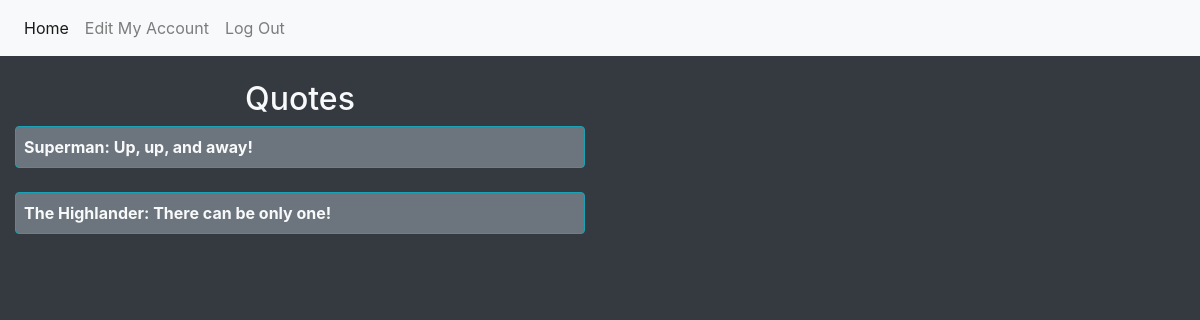
/user/2, run on the app's committed database.
### belt_exam_app/models.py (models this page shows, shortened)
class Quote(models.Model):
    user = models.ForeignKey(
        User, related_name="quotes", on_delete=models.CASCADE)
    author = models.CharField(max_length=255)
    quote = models.TextField(max_length=4000)
    likes = models.ManyToManyField(User, related_name="liked_quotes")
    created_at = models.DateTimeField(auto_now_add=True)
    updated_at = models.DateTimeField(auto_now=True)
    objects = QuoteManager()

### belt_exam_app/views.py (the view)
# urls.py: path('user/<int:userID>', views.user_quotes),
def user_quotes(request, userID):
    all_quotes = Quote.objects.all()
    users_quotes = all_quotes.filter(user_id=userID)
    context = {
        'users_quotes': users_quotes
    }
    return render(request, "userquotes.html", context)

### belt_exam_app/templates/userquotes.html (shortened to what this page needs)
<!DOCTYPE html>
<html lang="en">
    <head>
        <link
            rel="stylesheet"
            href="https://stackpath.bootstrapcdn.com/bootstrap/4.5.2/css/bootstrap.min.css"
        />
    </head>
    <body class="mx-auto bg-dark d-flex justify-content-center flex-column">
        <nav class="navbar navbar-expand-lg navbar-light bg-light">
            <div class="collapse navbar-collapse" id="navbarNavAltMarkup">
                <div class="navbar-nav">
                    <ul class="navbar-nav">
                        <li class="nav-item active">
                            <a class="nav-item nav-link active" href="/quotes"
                                >Home <span class="sr-only">(current)</span></a
                            >
                        </li>
                        <li class="nav-item">
                            <a class="nav-item nav-link" href="/edit_account"
                                >Edit My Account
                            </a>
                        </li>
                    </ul>
                    <span class="navbar-item">
                        <a class="nav-item nav-link" href="/logout">Log Out </a>
                    </span>
                </div>
            </div>
        </nav>
        <br />
        <div
            class="d-flex flex-row text-light text-center justify-content-between"
        >
            <div class="d-flex flex-column col-6 text-light">
                <h2>{{quote.user.fname}} {{quote.user.lname}} Quotes</h2>
                {% for quote in users_quotes %}
                <div
                    class="d-flex flex-column justify-content-around text-left border border-info rounded bg-secondary"
                >
                    <p class="m-2"><b>{{quote.author}}: {{quote.quote}}</b></p>
                </div>
                <br />
                {% endfor %}
            </div>
        </div>
    </body>
</html>

### data on the page
Quote: author "Superman", quote "Up, up, and away!"
Quote: author "The Highlander", quote "There can be only one!"
